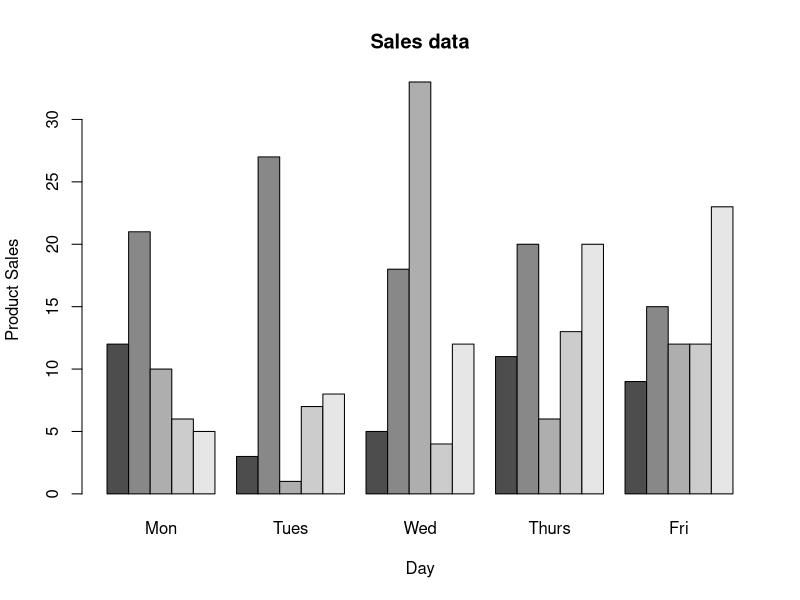

Write the R code that produced this figure.
bread <- c(12, 3, 5, 11, 9)
milk <- c(21, 27, 18, 20, 15)
cola <- c(10, 1, 33, 6, 12)
chocolate <- c(6, 7, 4, 13, 12)
detergent <- c(5, 8, 12, 20, 23)

sales <- rbind(bread, milk, cola, chocolate, detergent)

colnames(sales) <- c("Mon", "Tues", "Wed", "Thurs", "Fri")

png("q4.png", width = 800, height = 600)
barplot(
    sales,
    beside = TRUE,
    main = "Sales data",
    ylab = "Product Sales",
    xlab = "Day"
)
dev.off()
